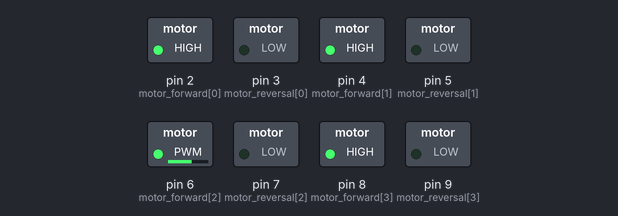
Simulated run of this sketch. Board: Arduino Uno, built with avr-gcc and run on an emulated ATmega328P. On the bench: switched loads named in the sketch (green lamp = pin HIGH).

Above: at 0.05 s.
At 0.8 s:
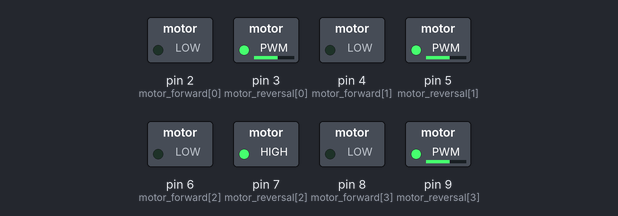
At 1.45 s:
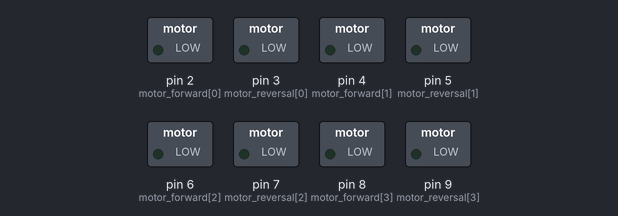
Timing chart, 0 to 3.5 s (numbered marks = the images above):
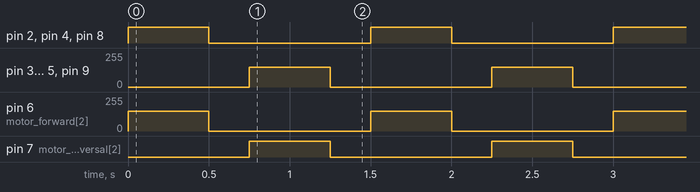

The sketch:

sketch_sep05a.ino
```cpp
const int motor_forward[] = {2, 4, 6, 8};
const int motor_reversal[] = {3, 5, 7, 9};

void setup() {
  Serial.begin(38400);
  for (int i = 0; i <= 3; i++) {
    pinMode(motor_forward[i], OUTPUT);
  }
  for (int i = 0; i <= 3; i++) {
    pinMode(motor_reversal[i], OUTPUT);
  }
}

void loop() {
  for (int i = 0; i <= 3; i++) {
    analogWrite(motor_forward[i], 0);
  }
  for (int i = 0; i <= 3; i++) {
    analogWrite(motor_reversal[i], 0);
  }
  motor_forward_func();
  motor_reversal_func();
}

void motor_forward_func() {
  for (int i = 0; i <= 3; i++) {
    analogWrite(motor_forward[i], 150);
  }
  delay(500);
  for (int i = 0; i <= 3; i++) {
    digitalWrite(motor_forward[i], LOW);
  }
  delay(250);
}

void motor_reversal_func() {
  for (int i = 0; i <= 3; i++) {
    analogWrite(motor_reversal[i], 150);
  }
  delay(500);
  for (int i = 0; i <= 3; i++) {
    digitalWrite(motor_reversal[i], LOW);
  }
  delay(250);
}
```

Measured:
- by itself, pin 2 (motor_forward[0]), pin 4 (motor_forward[1]), pin 7 (motor_reversal[2]), pin 8 (motor_forward[3]): alternates HIGH for 0.50 s and LOW for 1.0 s
- by itself, pin 3 (motor_reversal[0]), pin 5 (motor_reversal[1]), pin 6 (motor_forward[2]), pin 9 (motor_reversal[3]): alternates 150/255 for 0.50 s and 0/255 for 1.0 s
